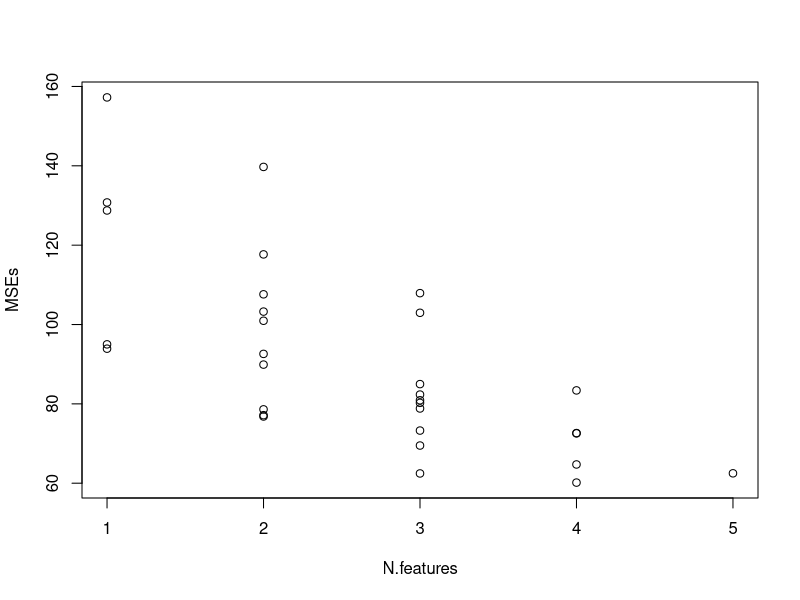

Generate this figure with R:
#### Lab 1 - Assignment 3 - Feature selection by cross-validation in a linear model

### Functions
# Returns linear regression model of given X and Y
linear_model=function(..X, ..Y){
  X = cbind(1, ..X)
  β = solve(t(X)%*%X)%*%t(X)%*%..Y
  return(β)
}

CV=function(..X, ..Y, K){
  # Setup
  n = length(..Y)
  p = ncol(..X)
  set.seed(12345)
  ids = sample(n,n)
  X = ..X[ids,]
  Y = ..Y[ids]
  width = floor(n/K)
  MSEs = numeric(2^p-1)
  N.features = numeric(2^p-1)
  features = list()
  current = 0
  
  # Assuming 5 features:
  
  for (f1 in 0:1){
    for (f2 in 0:1){
      for(f3 in 0:1){
        for(f4 in 0:1){
          for(f5 in 0:1){
            model= c(f1,f2,f3,f4,f5)
            if (sum(model)==0) next()
            SSE=0
            
            for (k in 1:K){
              # Select indices
              indices = 1:width + (k-1)*width
              if(k==K) indices = ((k-1)*width+1):n
              
              # Train model
              X.training = X[-indices, which(model==1)]
              Y.training = Y[-indices]
              β.k = linear_model(X.training, Y.training)
              
              # Make predictions
              X.k = cbind(1, X[indices, which(model==1)])
              Y.k = Y[indices]
              Yfit.k = X.k %*% β.k
              
              # Calculate Error
              SSE=SSE+sum((Yfit.k-Y.k)^2)
            }
            
            # Store performance of current feature selection
            current = current+1
            MSEs[current] = SSE/n
            N.features[current] = sum(model)
            features[[current]] = model
          }
        }
      }
    }
  }
  
  # Plot MSE against number of features
  plot(N.features, MSEs)
  
  # Return info about best feature selection
  i=which.min(MSEs)
  return(list(CV=MSEs[i], Features=features[[i]], Feature_Names=colnames(X)[which(features[[i]]==1)]))
}

### Implementation
X.swiss = as.matrix(swiss[,2:6])
Y.swiss = swiss[[1]]
N.folds = 5
CV(X.swiss, Y.swiss, N.folds)
